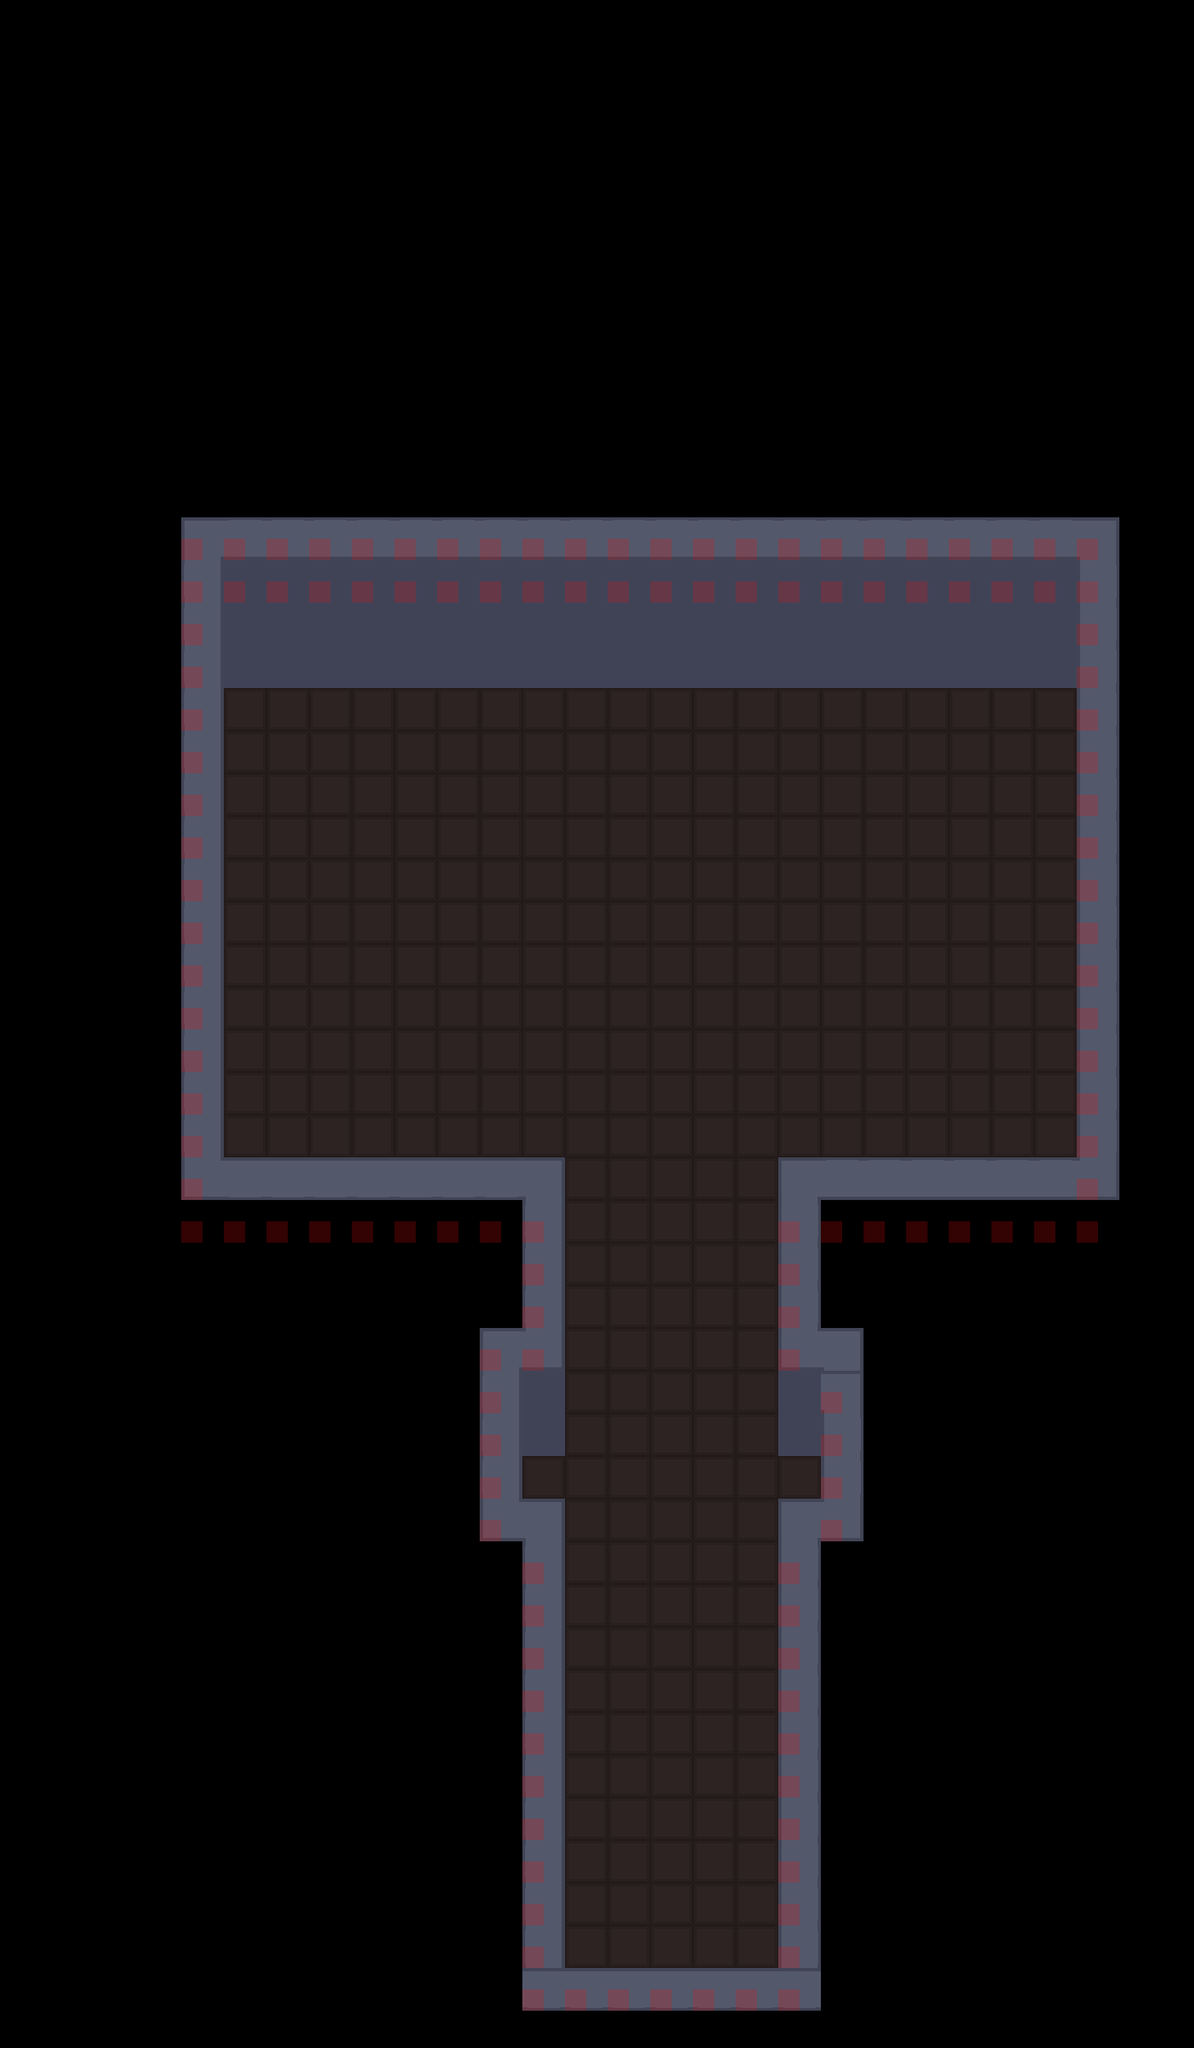

This is a level from a 2D game, rendered from its Tiled map with the project's own tilesets. A one-line summary and the complete map file follow:
An orthogonal 28x48 tile map with 64x64 px tiles, 2 tile layers (Tile Layer 1, Meta), 3 tilesets.

<map version="1.0" tiledversion="1.1.2" orientation="orthogonal" renderorder="right-down" width="28" height="48" tilewidth="64" tileheight="64" infinite="0" nextobjectid="1">
 <tileset firstgid="1" source="museumtilset.tsx" />
 <tileset firstgid="78" source="museumtest2.tsx" />
 <tileset firstgid="155" name="metatilest" tilewidth="32" tileheight="32" spacing="1" margin="1" tilecount="2" columns="2">
  <image source="meta_tiles.png" width="67" height="34" />
  <tile id="0">
   <properties>
    <property name="Collidable" value="True" />
   </properties>
  </tile>
 </tileset>
 <layer name="Tile Layer 1" width="28" height="48" offsetx="80" offsety="-56">
  <data encoding="csv">
0,0,0,0,0,0,0,0,0,0,0,0,0,0,0,0,0,0,0,0,0,0,0,0,0,0,0,0,
0,0,0,0,0,0,0,0,0,0,0,0,0,0,0,0,0,0,0,0,0,0,0,0,0,0,0,0,
0,0,0,0,0,0,0,0,0,0,0,0,0,0,0,0,0,0,0,0,0,0,0,0,0,0,0,0,
0,0,0,0,0,0,0,0,0,0,0,0,0,0,0,0,0,0,0,0,0,0,0,0,0,0,0,0,
0,0,0,0,0,0,0,0,0,0,0,0,0,0,0,0,0,0,0,0,0,0,0,0,0,0,0,0,
0,0,0,0,0,0,0,0,0,0,0,0,0,0,0,0,0,0,0,0,0,0,0,0,0,0,0,0,
0,0,0,0,0,0,0,0,0,0,0,0,0,0,0,0,0,0,0,0,0,0,0,0,0,0,0,0,
0,0,0,0,0,0,0,0,0,0,0,0,0,0,0,0,0,0,0,0,0,0,0,0,0,0,0,0,
0,0,0,0,0,0,0,0,0,0,0,0,0,0,0,0,0,0,0,0,0,0,0,0,0,0,0,0,
0,0,0,0,0,0,0,0,0,0,0,0,0,0,0,0,0,0,0,0,0,0,0,0,0,0,0,0,
0,0,0,0,0,0,0,0,0,0,0,0,0,0,0,0,0,0,0,0,0,0,0,0,0,0,0,0,
0,0,0,0,0,0,0,0,0,0,0,0,0,0,0,0,0,0,0,0,0,0,0,0,0,0,0,0,
0,0,0,0,0,0,0,0,0,0,0,0,0,0,0,0,0,0,0,0,0,0,0,0,0,0,0,0,
0,0,0,112,113,113,113,113,113,113,113,113,113,113,113,113,113,113,113,113,113,113,113,113,114,0,0,0,
0,0,0,123,124,124,124,124,124,124,124,124,124,124,124,124,124,124,124,124,124,124,124,124,125,0,0,0,
0,0,0,123,124,124,124,124,124,124,124,124,124,124,124,124,124,124,124,124,124,124,124,124,125,0,0,0,
0,0,0,123,124,124,124,124,124,124,124,124,124,124,124,124,124,124,124,124,124,124,124,124,125,0,0,0,
0,0,0,123,142,142,142,142,142,142,142,142,142,142,142,142,142,142,142,142,142,142,142,142,125,0,0,0,
0,0,0,123,142,142,142,142,142,142,142,142,142,142,142,142,142,142,142,142,142,142,142,142,125,0,0,0,
0,0,0,123,142,142,142,142,142,142,142,142,142,142,142,142,142,142,142,142,142,142,142,142,125,0,0,0,
0,0,0,123,142,142,142,142,142,142,142,142,142,142,142,142,142,142,142,142,142,142,142,142,125,0,0,0,
0,0,0,123,142,142,142,142,142,142,142,142,142,142,142,142,142,142,142,142,142,142,142,142,125,0,0,0,
0,0,0,123,142,142,142,142,142,142,142,142,142,142,142,142,142,142,142,142,142,142,142,142,125,0,0,0,
0,0,0,123,142,142,142,142,142,142,142,142,142,142,142,142,142,142,142,142,142,142,142,142,125,0,0,0,
0,0,0,123,142,142,142,142,142,142,142,142,142,142,142,142,142,142,142,142,142,142,142,142,125,0,0,0,
0,0,0,123,142,142,142,142,142,142,142,142,142,142,142,142,142,142,142,142,142,142,142,142,125,0,0,0,
0,0,0,123,142,142,142,142,142,142,142,142,142,142,142,142,142,142,142,142,142,142,142,142,125,0,0,0,
0,0,0,123,142,142,142,142,142,142,142,142,142,142,142,142,142,142,142,142,142,142,142,142,125,0,0,0,
0,0,0,134,135,135,135,135,135,135,135,114,142,142,142,142,142,112,113,113,113,113,113,113,136,0,0,0,
0,0,0,0,0,0,0,0,0,0,0,123,142,142,142,142,142,125,0,0,0,0,0,0,0,0,0,0,
0,0,0,0,0,0,0,0,0,0,0,123,142,142,142,142,142,125,0,0,0,0,0,0,0,0,0,0,
0,0,0,0,0,0,0,0,0,0,0,123,142,142,142,142,142,125,0,0,0,0,0,0,0,0,0,0,
0,0,0,0,0,0,0,0,0,0,112,136,142,142,142,142,142,134,114,0,0,0,0,0,0,0,0,0,
0,0,0,0,0,0,0,0,0,0,123,124,142,142,142,142,142,124,114,0,0,0,0,0,0,0,0,0,
0,0,0,0,0,0,0,0,0,0,123,124,142,142,142,142,142,124,125,0,0,0,0,0,0,0,0,0,
0,0,0,0,0,0,0,0,0,0,123,142,142,142,142,142,142,142,125,0,0,0,0,0,0,0,0,0,
0,0,0,0,0,0,0,0,0,0,134,114,142,142,142,142,142,112,136,0,0,0,0,0,0,0,0,0,
0,0,0,0,0,0,0,0,0,0,0,123,142,142,142,142,142,125,0,0,0,0,0,0,0,0,0,0,
0,0,0,0,0,0,0,0,0,0,0,123,142,142,142,142,142,125,0,0,0,0,0,0,0,0,0,0,
0,0,0,0,0,0,0,0,0,0,0,123,142,142,142,142,142,125,0,0,0,0,0,0,0,0,0,0,
0,0,0,0,0,0,0,0,0,0,0,123,142,142,142,142,142,125,0,0,0,0,0,0,0,0,0,0,
0,0,0,0,0,0,0,0,0,0,0,123,142,142,142,142,142,125,0,0,0,0,0,0,0,0,0,0,
0,0,0,0,0,0,0,0,0,0,0,123,142,142,142,142,142,125,0,0,0,0,0,0,0,0,0,0,
0,0,0,0,0,0,0,0,0,0,0,123,142,142,142,142,142,125,0,0,0,0,0,0,0,0,0,0,
0,0,0,0,0,0,0,0,0,0,0,123,142,142,142,142,142,125,0,0,0,0,0,0,0,0,0,0,
0,0,0,0,0,0,0,0,0,0,0,123,142,142,142,142,142,125,0,0,0,0,0,0,0,0,0,0,
0,0,0,0,0,0,0,0,0,0,0,123,142,142,142,142,142,125,0,0,0,0,0,0,0,0,0,0,
0,0,0,0,0,0,0,0,0,0,0,135,135,135,135,135,135,135,0,0,0,0,0,0,0,0,0,0
</data>
 </layer>
 <layer name="Meta" width="28" height="48" offsetx="80" offsety="-56">
  <data encoding="csv">
0,0,0,0,0,0,0,0,0,0,0,0,0,0,0,0,0,0,0,0,0,0,0,0,0,0,0,0,
0,0,0,0,0,0,0,0,0,0,0,0,0,0,0,0,0,0,0,0,0,0,0,0,0,0,0,0,
0,0,0,0,0,0,0,0,0,0,0,0,0,0,0,0,0,0,0,0,0,0,0,0,0,0,0,0,
0,0,0,0,0,0,0,0,0,0,0,0,0,0,0,0,0,0,0,0,0,0,0,0,0,0,0,0,
0,0,0,0,0,0,0,0,0,0,0,0,0,0,0,0,0,0,0,0,0,0,0,0,0,0,0,0,
0,0,0,0,0,0,0,0,0,0,0,0,0,0,0,0,0,0,0,0,0,0,0,0,0,0,0,0,
0,0,0,0,0,0,0,0,0,0,0,0,0,0,0,0,0,0,0,0,0,0,0,0,0,0,0,0,
0,0,0,0,0,0,0,0,0,0,0,0,0,0,0,0,0,0,0,0,0,0,0,0,0,0,0,0,
0,0,0,0,0,0,0,0,0,0,0,0,0,0,0,0,0,0,0,0,0,0,0,0,0,0,0,0,
0,0,0,0,0,0,0,0,0,0,0,0,0,0,0,0,0,0,0,0,0,0,0,0,0,0,0,0,
0,0,0,0,0,0,0,0,0,0,0,0,0,0,0,0,0,0,0,0,0,0,0,0,0,0,0,0,
0,0,0,0,0,0,0,0,0,0,0,0,0,0,0,0,0,0,0,0,0,0,0,0,0,0,0,0,
0,0,0,0,0,0,0,0,0,0,0,0,0,0,0,0,0,0,0,0,0,0,0,0,0,0,0,0,
0,0,0,155,155,155,155,155,155,155,155,155,155,155,155,155,155,155,155,155,155,155,155,155,155,0,0,0,
0,0,0,155,155,155,155,155,155,155,155,155,155,155,155,155,155,155,155,155,155,155,155,155,155,0,0,0,
0,0,0,155,0,0,0,0,0,0,0,0,0,0,0,0,0,0,0,0,0,0,0,0,155,0,0,0,
0,0,0,155,0,0,0,0,0,0,0,0,0,0,0,0,0,0,0,0,0,0,0,0,155,0,0,0,
0,0,0,155,0,0,0,0,0,0,0,0,0,0,0,0,0,0,0,0,0,0,0,0,155,0,0,0,
0,0,0,155,0,0,0,0,0,0,0,0,0,0,0,0,0,0,0,0,0,0,0,0,155,0,0,0,
0,0,0,155,0,0,0,0,0,0,0,0,0,0,0,0,0,0,0,0,0,0,0,0,155,0,0,0,
0,0,0,155,0,0,0,0,0,0,0,0,0,0,0,0,0,0,0,0,0,0,0,0,155,0,0,0,
0,0,0,155,0,0,0,0,0,0,0,0,0,0,0,0,0,0,0,0,0,0,0,0,155,0,0,0,
0,0,0,155,0,0,0,0,0,0,0,0,0,0,0,0,0,0,0,0,0,0,0,0,155,0,0,0,
0,0,0,155,0,0,0,0,0,0,0,0,0,0,0,0,0,0,0,0,0,0,0,0,155,0,0,0,
0,0,0,155,0,0,0,0,0,0,0,0,0,0,0,0,0,0,0,0,0,0,0,0,155,0,0,0,
0,0,0,155,0,0,0,0,0,0,0,0,0,0,0,0,0,0,0,0,0,0,0,0,155,0,0,0,
0,0,0,155,0,0,0,0,0,0,0,0,0,0,0,0,0,0,0,0,0,0,0,0,155,0,0,0,
0,0,0,155,0,0,0,0,0,0,0,0,0,0,0,0,0,0,0,0,0,0,0,0,155,0,0,0,
0,0,0,155,0,0,0,0,0,0,0,0,0,0,0,0,0,0,0,0,0,0,0,0,155,0,0,0,
0,0,0,155,155,155,155,155,155,155,155,155,0,0,0,0,0,155,155,155,155,155,155,155,155,0,0,0,
0,0,0,0,0,0,0,0,0,0,0,155,0,0,0,0,0,155,0,0,0,0,0,0,0,0,0,0,
0,0,0,0,0,0,0,0,0,0,0,155,0,0,0,0,0,155,0,0,0,0,0,0,0,0,0,0,
0,0,0,0,0,0,0,0,0,0,155,155,0,0,0,0,0,155,0,0,0,0,0,0,0,0,0,0,
0,0,0,0,0,0,0,0,0,0,155,0,0,0,0,0,0,0,155,0,0,0,0,0,0,0,0,0,
0,0,0,0,0,0,0,0,0,0,155,0,0,0,0,0,0,0,155,0,0,0,0,0,0,0,0,0,
0,0,0,0,0,0,0,0,0,0,155,0,0,0,0,0,0,0,155,0,0,0,0,0,0,0,0,0,
0,0,0,0,0,0,0,0,0,0,155,0,0,0,0,0,0,0,155,0,0,0,0,0,0,0,0,0,
0,0,0,0,0,0,0,0,0,0,0,155,0,0,0,0,0,155,0,0,0,0,0,0,0,0,0,0,
0,0,0,0,0,0,0,0,0,0,0,155,0,0,0,0,0,155,0,0,0,0,0,0,0,0,0,0,
0,0,0,0,0,0,0,0,0,0,0,155,0,0,0,0,0,155,0,0,0,0,0,0,0,0,0,0,
0,0,0,0,0,0,0,0,0,0,0,155,0,0,0,0,0,155,0,0,0,0,0,0,0,0,0,0,
0,0,0,0,0,0,0,0,0,0,0,155,0,0,0,0,0,155,0,0,0,0,0,0,0,0,0,0,
0,0,0,0,0,0,0,0,0,0,0,155,0,0,0,0,0,155,0,0,0,0,0,0,0,0,0,0,
0,0,0,0,0,0,0,0,0,0,0,155,0,0,0,0,0,155,0,0,0,0,0,0,0,0,0,0,
0,0,0,0,0,0,0,0,0,0,0,155,0,0,0,0,0,155,0,0,0,0,0,0,0,0,0,0,
0,0,0,0,0,0,0,0,0,0,0,155,0,0,0,0,0,155,0,0,0,0,0,0,0,0,0,0,
0,0,0,0,0,0,0,0,0,0,0,155,0,0,0,0,0,155,0,0,0,0,0,0,0,0,0,0,
0,0,0,0,0,0,0,0,0,0,0,155,155,155,155,155,155,155,0,0,0,0,0,0,0,0,0,0
</data>
 </layer>
</map>
